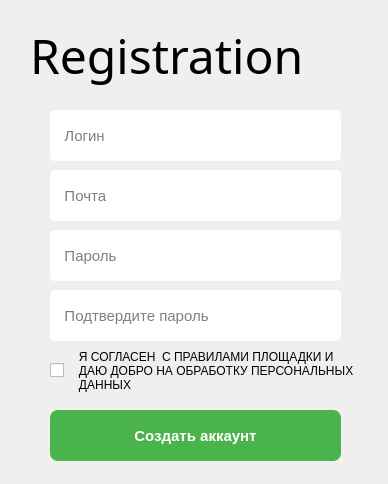
<?xml version="1.0" encoding="UTF-8"?>
<ui version="4.0">
 <class>RegistrationWindow</class>
 <widget class="QWidget" name="RegistrationWindow">
  <property name="geometry">
   <rect>
    <x>0</x>
    <y>0</y>
    <width>388</width>
    <height>484</height>
   </rect>
  </property>
  <property name="windowTitle">
   <string>Form</string>
  </property>
  <widget class="QPushButton" name="registerButton">
   <property name="geometry">
    <rect>
     <x>50</x>
     <y>410</y>
     <width>291</width>
     <height>51</height>
    </rect>
   </property>
   <property name="font">
    <font>
     <pointsize>11</pointsize>
     <bold>true</bold>
     <stylestrategy>PreferAntialias</stylestrategy>
    </font>
   </property>
   <property name="cursor">
    <cursorShape>UpArrowCursor</cursorShape>
   </property>
   <property name="styleSheet">
    <string notr="true">    QPushButton {
        background-color: #4BB34B;
        color: white;
        border-radius: 8px;
        padding: 10px 20px;
    }
    QPushButton:hover {
        background-color: #5fd35f;
    }
    QPushButton:pressed {
        background-color: #3fa53f;
    }</string>
   </property>
   <property name="text">
    <string>Создать аккаунт</string>
   </property>
  </widget>
  <widget class="QLineEdit" name="lineEditLogin">
   <property name="geometry">
    <rect>
     <x>50</x>
     <y>110</y>
     <width>291</width>
     <height>51</height>
    </rect>
   </property>
   <property name="font">
    <font>
     <pointsize>11</pointsize>
     <stylestrategy>PreferAntialias</stylestrategy>
    </font>
   </property>
   <property name="toolTipDuration">
    <number>-1</number>
   </property>
   <property name="styleSheet">
    <string notr="true">QLineEdit
                        {
                        border-width: 2px;
                        border-radius: 5px;
                        }
                        QLineEdit:Focus {
                        border:1px solid #6443DA
                        }
                    </string>
   </property>
   <property name="text">
    <string/>
   </property>
   <property name="placeholderText">
    <string>   Логин</string>
   </property>
  </widget>
  <widget class="QLineEdit" name="lineEditPassword">
   <property name="geometry">
    <rect>
     <x>50</x>
     <y>230</y>
     <width>291</width>
     <height>51</height>
    </rect>
   </property>
   <property name="font">
    <font>
     <pointsize>11</pointsize>
     <stylestrategy>PreferAntialias</stylestrategy>
    </font>
   </property>
   <property name="styleSheet">
    <string notr="true">QLineEdit
                        {
                        border-width: 2px;
                        border-radius: 5px;
                        }
                        QLineEdit:Focus {
                        border:1px solid #6443DA
                        }
                    </string>
   </property>
   <property name="text">
    <string/>
   </property>
   <property name="maxLength">
    <number>16</number>
   </property>
   <property name="echoMode">
    <enum>QLineEdit::EchoMode::Password</enum>
   </property>
   <property name="placeholderText">
    <string>   Пароль</string>
   </property>
  </widget>
  <widget class="QLineEdit" name="lineEditPassword_2">
   <property name="geometry">
    <rect>
     <x>50</x>
     <y>290</y>
     <width>291</width>
     <height>51</height>
    </rect>
   </property>
   <property name="font">
    <font>
     <pointsize>11</pointsize>
     <stylestrategy>PreferAntialias</stylestrategy>
    </font>
   </property>
   <property name="styleSheet">
    <string notr="true">QLineEdit
                        {
                        border-width: 2px;
                        border-radius: 5px;
                        }
                        QLineEdit:Focus {
                        border:1px solid #6443DA
                        }
                    </string>
   </property>
   <property name="text">
    <string/>
   </property>
   <property name="maxLength">
    <number>16</number>
   </property>
   <property name="echoMode">
    <enum>QLineEdit::EchoMode::Password</enum>
   </property>
   <property name="placeholderText">
    <string>   Подтвердите пароль</string>
   </property>
  </widget>
  <widget class="QLineEdit" name="lineEditPassword_3">
   <property name="geometry">
    <rect>
     <x>50</x>
     <y>170</y>
     <width>291</width>
     <height>51</height>
    </rect>
   </property>
   <property name="font">
    <font>
     <pointsize>11</pointsize>
     <stylestrategy>PreferAntialias</stylestrategy>
    </font>
   </property>
   <property name="styleSheet">
    <string notr="true">QLineEdit
                        {
                        border-width: 2px;
                        border-radius: 5px;
                        }
                        QLineEdit:Focus {
                        border:1px solid #6443DA
                        }
                    </string>
   </property>
   <property name="text">
    <string/>
   </property>
   <property name="maxLength">
    <number>16</number>
   </property>
   <property name="echoMode">
    <enum>QLineEdit::EchoMode::Normal</enum>
   </property>
   <property name="placeholderText">
    <string>   Почта</string>
   </property>
  </widget>
  <widget class="QLabel" name="MarketName">
   <property name="geometry">
    <rect>
     <x>30</x>
     <y>-20</y>
     <width>401</width>
     <height>151</height>
    </rect>
   </property>
   <property name="font">
    <font>
     <family>Showcard Gothic</family>
     <pointsize>36</pointsize>
     <bold>false</bold>
     <stylestrategy>PreferAntialias</stylestrategy>
    </font>
   </property>
   <property name="text">
    <string>Registration</string>
   </property>
  </widget>
  <widget class="QCheckBox" name="checkBox">
   <property name="geometry">
    <rect>
     <x>50</x>
     <y>340</y>
     <width>341</width>
     <height>61</height>
    </rect>
   </property>
   <property name="text">
    <string>   Я СОГЛАСЕН  С ПРАВИЛАМИ ПЛОЩАДКИ И 
   ДАЮ ДОБРО НА ОБРАБОТКУ ПЕРСОНАЛЬНЫХ 
   ДАННЫХ</string>
   </property>
  </widget>
 </widget>
 <resources/>
 <connections/>
</ui>
